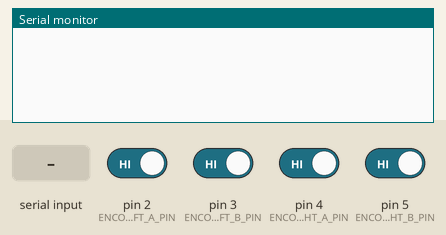
Recording of a sketch running on a simulated Arduino Uno, built with avr-gcc and run on an emulated ATmega328P. Shown: the last lines printed to the serial monitor. The inputs (shaded band) are chosen by the test bench; at power-on: pin 2 (ENCODER_LEFT_A_PIN), pin 3 (ENCODER_LEFT_B_PIN), pin 4 (ENCODER_RIGHT_A_PIN), pin 5 (ENCODER_RIGHT_B_PIN) HIGH.

Above: at 1.2 s.
1.3 s: "r" received over Serial
At 2.0 s:
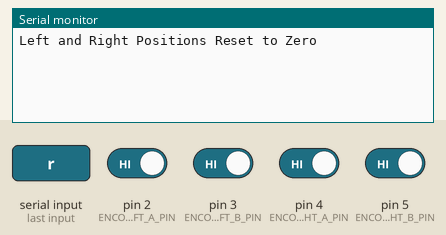
2.8 s: pin 4 (ENCODER_RIGHT_A_PIN) driven LOW and pin 5 (ENCODER_RIGHT_B_PIN) driven LOW
At 4.3 s:
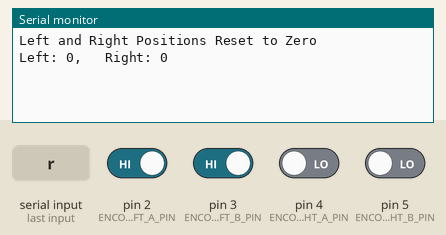

The sketch:

arduino_ROS_encoder_test01.ino
```cpp
//the following code is to read encoder pulses from both the left and right wheel encoders
//with quadrature. Not using Interrupts.Ensure tires are properly inflated to minimize
//slippage between tire and hub. Arduino Uno only has 2 external interrupt pins:
//digital pins 2 and 3. Maybe can't use interrupts properly since I would need 4 pins:
//leftA, leftB, rightA, rightB

//?upgrade this code with ISR (Interrupt Service Routine)?

//parts of code from:
//https://playground.arduino.cc/Main/RotaryEncoders/ &
//https://howtomechatronics.com/tutorials/arduino/rotary-encoder-works-use-arduino/

//Created/Modified by:
//Author: Shymon Sumiyoshi
//Date: 2021-02-07

//encoder attachd to motor IG42 24VDC Geared Motor, item# TD-044-240
//with gear head (1:24): rated torque 8kg-cm, rated speed 246rpm, rated current < 2.1A
//stall torque ?103.2kg-cm?, stall current 13A, no load current < 0.5A

//encoder is 2 Channel Hall Effect Magnetic Encoder (incremental rotary encoder)
//5cpr without quadrature & gear ratio / with quadrature & gear ratio, 480cpr (= 5x4x24)
//6 wires coming from geared motor:
//1) Black: -Motor
//2) Red: +Motor
//3) Brown: Hall Sensor Vcc (use 5VDC but can be anywhere between 3.5-20VDC)
//4) Green: Hall Sensor GND
//5) Blue: Hall Sensor A Vout   //need 1K ohm pull up resistor here, but I'll use the arduino's internal pull-up resistor
//6) Purple: Hall Sensor B Vout //need 1K ohm pull up resistor here, but I'll use the arduino's internal pull-up resistor

#define ENCODER_LEFT_A_PIN 2  //use blue wire from Left Encoder Hall Sensor A Vout
#define ENCODER_LEFT_B_PIN 3  //use purple wire from Left Encoder Hall Sensor B Vout

#define ENCODER_RIGHT_A_PIN 4 //use blue wire from Right Encoder Hall Sensor A Vout
#define ENCODER_RIGHT_B_PIN 5 //use purple wire from Right Encoder Hall Sensor B Vout


bool serialEnable = HIGH;  //set to HIGH for testing/debugging. set to LOW under normal operation to speed up program (any serial communication really slows down the program)

//note to self: could use "long" instead of "int" for lEncPos and rEncPos below; "long" stores a 32-bit or 4-byte value,
//which yields -2,147,483,648 to 2,147,483,647 (-2^31 to (2^31 - 1)). For 480cpr, this is approx 4,473,924.3 revolutions = 2,147,483,647/480
int lEncPos = 0;  //note: "int" here stores a 16-bit or 2-byte value, which yields -32,768 to 32,767 (-2^15 to (2^15 - 1)). For 480cpr, this is approx 68.3 revolutions = 32,767/480
bool lEncAStateCurrent;
bool lEncAStateLast;
bool lEncBStateCurrent;
bool lEncBStateLast;

int rEncPos = 0;  //note: "int" here stores a 16-bit or 2-byte value, which yields -32768 to 32,767 (-2^15 to (2^15 - 1)). For 480cpr, this is approx 68.26 revolutions = 32,767/480
bool rEncAStateCurrent;
bool rEncAStateLast;
bool rEncBStateCurrent;
bool rEncBStateLast;


void serialReset();  //for testing/debugging
void serialPrintBothPos(int lEncPos, int rEncPos);  //for testing/debugging
void encoders_init();


void serialReset(){
  if(Serial.read() == 'r') {
    lEncPos = 0;
    rEncPos = 0;
    Serial.println("Left and Right Positions Reset to Zero");
  }
}

//***NOTE TO SELF: minimize using Serial.print() since it takes many compute cycles & slows down everything
void serialPrintBothPos(int lEncPos, int rEncPos){
  Serial.print("Left: ");
  Serial.print(lEncPos);
  Serial.print(",   Right: ");
  Serial.println(rEncPos);
}

void encoders_init(){
  pinMode(ENCODER_LEFT_A_PIN, INPUT_PULLUP);  //set pin as input and turn on pull-up resistor (Signal needs pull-up resistor)
  pinMode(ENCODER_LEFT_B_PIN, INPUT_PULLUP);  //set pin as input and turn on pull-up resistor (Signal needs pull-up resistor)
  pinMode(ENCODER_RIGHT_A_PIN, INPUT_PULLUP); //set pin as input and turn on pull-up resistor (Signal needs pull-up resistor)
  pinMode(ENCODER_RIGHT_B_PIN, INPUT_PULLUP); //set pin as input and turn on pull-up resistor (Signal needs pull-up resistor)
/*
  digitalWrite(ENCODER_LEFT_A_PIN, HIGH); //turn on pull-up resistor (Signal needs pull-up resistor)
  digitalWrite(ENCODER_LEFT_B_PIN, HIGH); //turn on pull-up resistor (Signal needs pull-up resistor)
  digitalWrite(ENCODER_RIGHT_A_PIN, HIGH);  //turn on pull-up resistor (Signal needs pull-up resistor)
  digitalWrite(ENCODER_RIGHT_B_PIN, HIGH);  //turn on pull-up resistor (Signal needs pull-up resistor)
*/
  lEncAStateLast = digitalRead(ENCODER_LEFT_A_PIN);
  lEncBStateLast = digitalRead(ENCODER_LEFT_B_PIN);
  rEncAStateLast = digitalRead(ENCODER_RIGHT_A_PIN);
  rEncBStateLast = digitalRead(ENCODER_RIGHT_B_PIN);
}


void setup() {
  encoders_init();

  if(serialEnable == HIGH){
    Serial.begin(9600);
  }
}


void loop() {
  if(serialEnable == HIGH){
    if (Serial.available() > 0) {
      serialReset();
    }
  }


  //LEFT wheel
  lEncAStateCurrent = digitalRead(ENCODER_LEFT_A_PIN);
  lEncBStateCurrent = digitalRead(ENCODER_LEFT_B_PIN);

  //check if there has been a HIGH-->LOW or LOW-->HIGH transition of LEFT wheel A signal
  if (lEncAStateCurrent != lEncAStateLast) {
    //compare LEFT wheel A and B signals; if they are DIFFERENT then LEFT wheel has moved FORWARD (CCW looking at left wheel shaft)
    if (lEncAStateCurrent != lEncBStateCurrent) {
      lEncPos++;
    }
    else {
      lEncPos--;
    }

    if(serialEnable == HIGH){
      //only print left wheel encoder count if it is a multiple of 120 (1 wheel revolution should be 480)
      //(I want to check how much the Serial.print() function slows down the program)
      if(lEncPos%120 == 0){serialPrintBothPos(lEncPos, rEncPos);}

      //serialPrintBothPos(lEncPos, rEncPos);
    }
  }
  lEncAStateLast = lEncAStateCurrent;

  //check if there has been a HIGH-->LOW or LOW-->HIGH transition of LEFT wheel B signal
  if (lEncBStateCurrent != lEncBStateLast) {
    //compare LEFT wheel A and B signals; if they are the SAME then LEFT wheel has moved FORWARD (CCW looking at left wheel shaft)
    if (lEncAStateCurrent == lEncBStateCurrent) {
      lEncPos++;
    }
    else {
      lEncPos--;
    }

    if(serialEnable == HIGH){
      //only print left wheel encoder count if it is a multiple of 120 (1 wheel revolution should be 480)
      //(I want to check how much the Serial.print() function slows down the program)
      if(lEncPos%120 == 0){serialPrintBothPos(lEncPos, rEncPos);}

      //serialPrintBothPos(lEncPos, rEncPos);
    }
  }
  lEncBStateLast = lEncBStateCurrent;


  //RIGHT wheel
  rEncAStateCurrent = digitalRead(ENCODER_RIGHT_A_PIN);
  rEncBStateCurrent = digitalRead(ENCODER_RIGHT_B_PIN);

  //check if there has been a HIGH-->LOW or LOW-->HIGH transition of RIGHT wheel A signal
  if (rEncAStateCurrent != rEncAStateLast) {
    //compare RIGHT wheel A and B signals; if they are DIFFERENT then RIGHT wheel has moved BACKWARD (CCW looking at left wheel shaft)
    if (rEncAStateCurrent != rEncBStateCurrent) {
      rEncPos--;
    }
    else {
      rEncPos++;
    }

    if(serialEnable == HIGH){
      //only print right wheel encoder count if it is a multiple of 120 (1 wheel revolution should be 480)
      //(I want to check how much the Serial.print() function slows down the program)
      if(rEncPos%120 == 0){serialPrintBothPos(lEncPos, rEncPos);}

      //serialPrintBothPos(lEncPos, rEncPos);
    }

  }
  rEncAStateLast = rEncAStateCurrent;

  //check if there has been a HIGH-->LOW or LOW-->HIGH transition of RIGHT wheel B signal
  if (rEncBStateCurrent != rEncBStateLast) {
    //compare RIGHT wheel A and B signals; if they are the SAME then RIGHT wheel has moved BACKWARD (CCW looking at left wheel shaft)
    if (rEncAStateCurrent == rEncBStateCurrent) {
      rEncPos--;
    }
    else {
      rEncPos++;
    }

    if(serialEnable == HIGH){
      //only print right wheel encoder count if it is a multiple of 120 (1 wheel revolution should be 480)
      //(I want to check how much the Serial.print() function slows down the program)
      if(rEncPos%120 == 0){serialPrintBothPos(lEncPos, rEncPos);}

      //serialPrintBothPos(lEncPos, rEncPos);
    }
  }
  rEncBStateLast = rEncBStateCurrent;
}
```

Measured:
- after the input at 1.3 s, the serial monitor: prints a new line at once (image 1)
- after the input at 2.8 s, the serial monitor: prints a new line at once (image 2)
